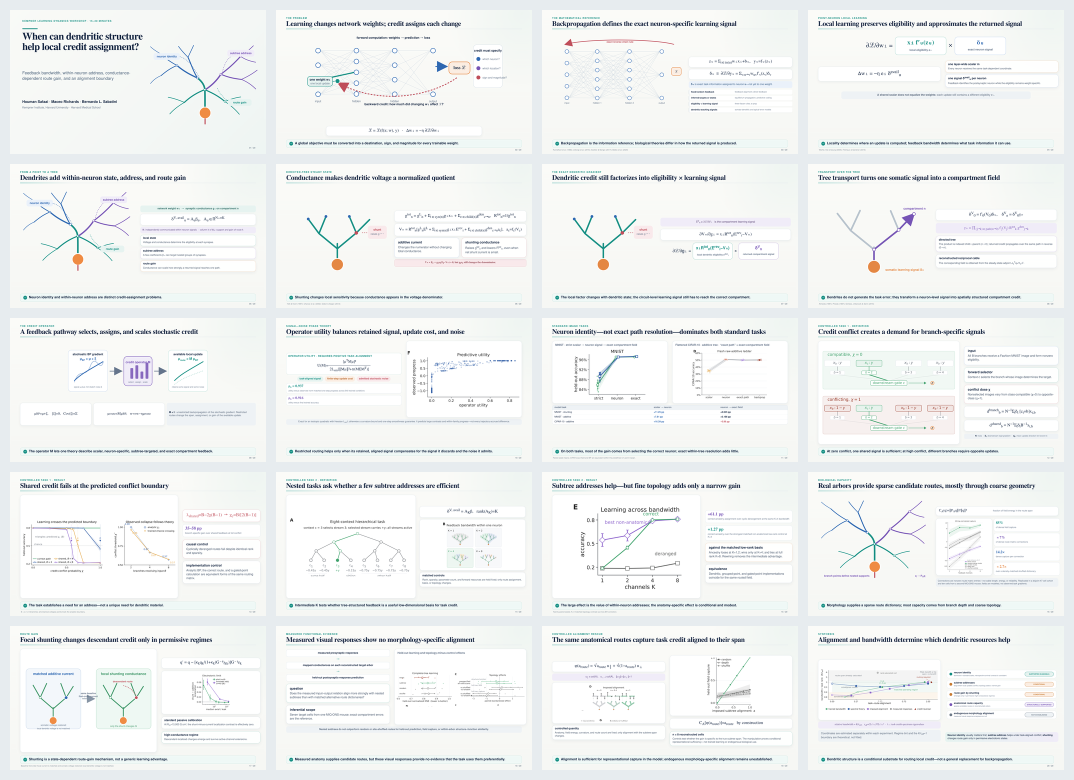
#> input picture presentations/ml_workshop_15_20min/contact_sheet.png, 2148 x 1560 px (shown at 1/2 size)
$ python -i build_slides.py   (imports and definitions only)
#> lines starting #> are read from the running program, lines starting #| are printed output that depends on the picture; after the words box and inside, x2 and y2 are one past the last pixel; in counts of white or black regions, pixels touching at a corner belong together
#> further down, picture is the input picture: PIL image 2148x1560 RGB; mean R, G, B 240.2, 242.4, 241.9
#!/usr/bin/env python3
"""Build the 20-minute ML-audience workshop deck.

The editable master is HTML with native SVG schematics. Frozen numerical
panels are rendered at high resolution from the canonical vector PDF assets.
The public deliverables are 2560 x 1440 PNG files, a combined PDF, and a
contact sheet for visual review.
"""

from __future__ import annotations

import html
import shutil
import subprocess
import sys
from pathlib import Path

import fitz
from PIL import Image, ImageChops, ImageDraw, ImageFont, ImageOps


HERE = Path(__file__).resolve().parent
PRESENTATIONS = HERE.parent
SOURCE_ASSETS = PRESENTATIONS / "pdf_assets"
ASSETS = HERE / "assets"
PNG_DIR = HERE / "png"
MASTER = HERE / "workshop_deck.html"
PDF_OUT = HERE / "dendritic_credit_ml_workshop.pdf"
CONTACT = HERE / "contact_sheet.png"

CSS_WIDTH = 1920
CSS_HEIGHT = 1080
PNG_WIDTH = 2560
PNG_HEIGHT = 1440
# Chromium's headless window includes an 87-CSS-pixel frame in this build.
# Give it extra height, then crop the authored 1920 x 1080 canvas exactly.
CHROMIUM_FRAME_HEIGHT = 87

PALETTE = {
    "ink": "#12233F",
    "muted": "#617187",
    "paper": "#F7F7F4",
    "white": "#FFFFFF",
    "grid": "#DDE5EA",
    "teal": "#168F83",
    "teal_pale": "#E6F3F0",
    "blue": "#2D67B1",
    "blue_pale": "#EAF1FA",
    "purple": "#7654B5",
    "purple_pale": "#F0ECF8",
    "orange": "#E48743",
    "orange_pale": "#FBEDE2",
    "red": "#BF4E5A",
    "red_pale": "#F9E9EB",
    "green": "#3D9667",
    "gray": "#8B98A7",
}


def trim_white(image: Image.Image, pad: int = 24) -> Image.Image:
    """Trim a white PDF margin without touching plot annotations."""
#> called with pad = 24
    rgb = image.convert("RGB")
    background = Image.new("RGB", rgb.size, "white")
#> background: PIL image 2148x1560 RGB; every value is 255
    difference = ImageChops.difference(rgb, background).convert("L")
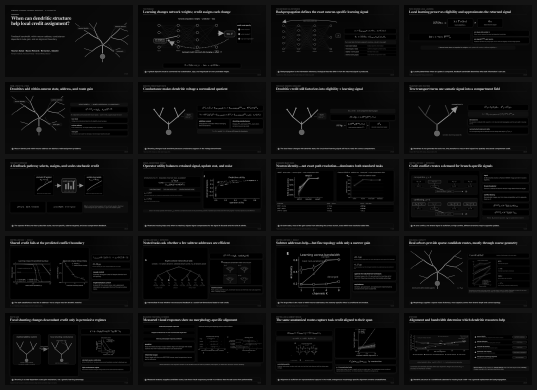
#> difference: PIL image 2148x1560 L (shown at 1/4 size); min 0, max 255, mean 13.3
    difference = difference.point(lambda p: 255 if p > 9 else 0)
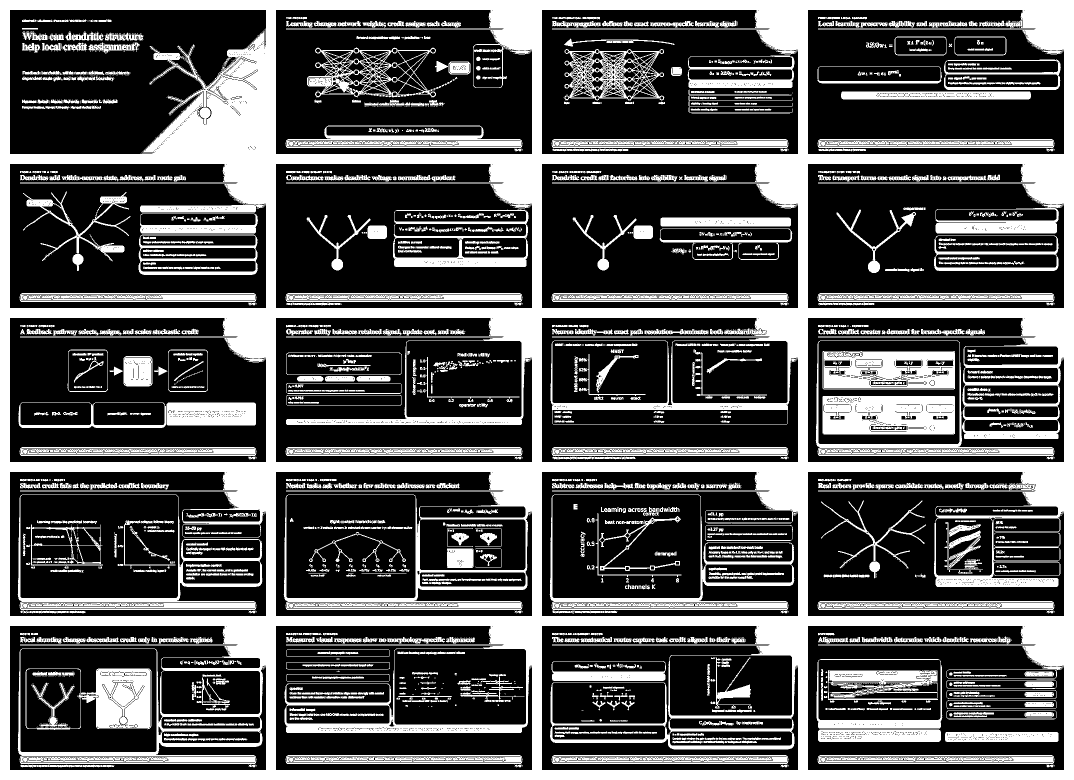
#> difference: PIL image 2148x1560 L (shown at 1/2 size); 33.6% white; 2592 white regions (1281 under 20 px), largest, box (x1, y1, x2, y2) and area: (0, 0, 2148, 1560) 659710, (1645, 792, 1910, 869) 18519, (1645, 702, 1910, 779) 15723
    bbox = difference.getbbox()
#> bbox = (0, 0, 2148, 1560)
    if bbox is None:
        return rgb
    left = max(0, bbox[0] - pad)
#> left = 0
#> (the rest of the program and of its run is left out)
